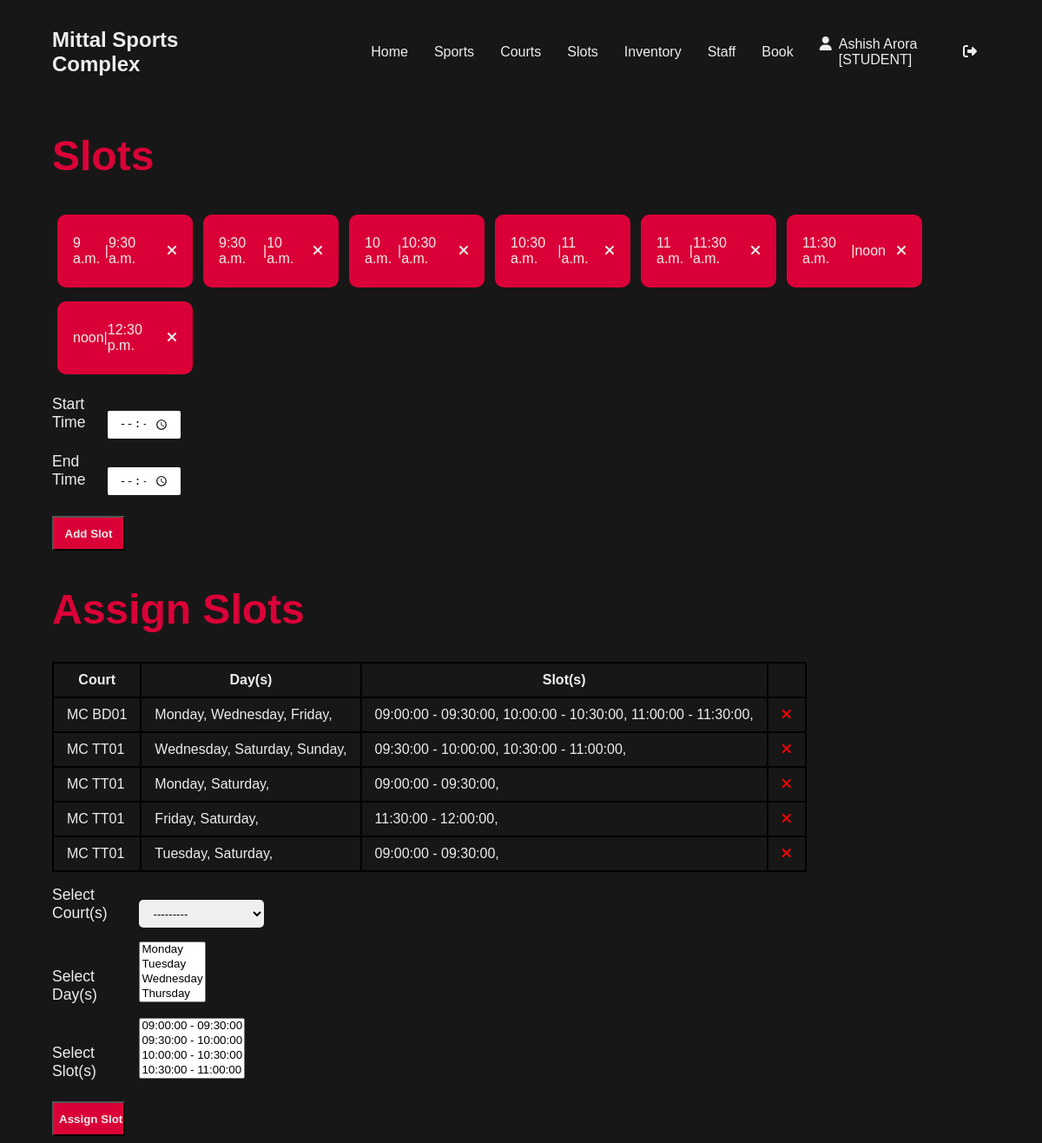
Screenshot of /slots (signed in) with the database file from the repository.
### Users/models.py (models this page shows, shortened)
class CustomUser(AbstractUser):
    username = models.CharField(max_length=11, primary_key=True)
    membershipcode = models.CharField(max_length=5, default="FREE")
    status = models.CharField(max_length=10, default="student")
    isAdmin = models.BooleanField(default=False)

### slots/models.py (models this page shows, shortened)
class Slots(models.Model):
    start_time = models.TimeField()
    end_time = models.TimeField()
    def __str__(self):
        return str(self.start_time) + " - " + str(self.end_time)

class Calendar(models.Model):
    court = models.ForeignKey(Courts, related_name="calendar", on_delete=models.CASCADE)
    slot = models.ManyToManyField(Slots, related_name="calendar")
    day = models.ManyToManyField(Days, related_name="calendar")
    date = models.DateField(null=True, blank= True)

class Days(models.Model):
    day = models.CharField(max_length=10)
    def __str__(self):
        return self.day

### courts/models.py (models this page shows)
class Courts(models.Model):
    courtname = models.CharField(max_length=12)
    courtlocation = models.CharField(max_length=60)
    sport = models.ForeignKey(Sports, related_name="courts", on_delete=models.CASCADE, null = True, blank = True)
    membership_req = models.CharField(max_length=5)
    def __str__(self):
        return self.courtname

### slots/views.py (the view, shortened to what this page needs)
# urls.py: path('slots', views.updateSlots, name="updateslots"),
def updateSlots(request):
    if request.user.isAdmin == False:
        return redirect('accessdenied')
    addslotform = forms.addSlot()
    makeCalendarform = forms.makeCalendar()
    allslots = Slots.objects.all()
    calendar = Calendar.objects.all()
    context = {'addslotform':addslotform, 'makecalendarform':makeCalendarform ,'allslots':allslots, 'calendar':calendar}
    return render(request, 'slots/updateSlots.html', context)

### slots/forms.py
class addSlot(ModelForm):
    start_time = forms.TimeField(widget=forms.widgets.TimeInput(attrs = {'type':'time'}))
    end_time = forms.TimeField(widget=forms.widgets.TimeInput(attrs = {'type':'time'}))
    class Meta:
        model = Slots
        fields = '__all__'

class makeCalendar(ModelForm):
    class Meta:
        model = Calendar
        fields = ['court', 'slot', 'day']

### slots/templates/slots/updateslots.html (shortened to what this page needs)
{% extends 'main.html' %}
{% block content %}
<div class = "container">
<h1 class = "subheading">Slots</h1>
<div class="slotgrid">
    {% for slot in allslots %}
    <div class="slotitem">
        <p>{{slot.start_time}}</p>
        <p>|</p>
        <p>{{slot.end_time}}</p>
        <a href="slots/{{slot.id}}"><i class="fa-solid fa-xmark" style="color: #EDEDED; margin-left: 1vw;"></i></a>
    </div>
    {% endfor %}
</div>
<form action="" method = "POST">
    <div class="slotfield">
        <label>Start Time</label>
        {{addslotform.start_time}}
    </div>
    <div class="slotfield">
        <label>End Time</label>
        {{addslotform.end_time}}
    </div>
    <input type="submit" value="Add Slot" class="submit">
</form>
<h1 class="subheading">Assign Slots</h1>
<table>
    <tr>
        <th>Court</th>
        <th>Day(s)</th>
        <th>Slot(s)</th>
        <th></th>
    </tr>
    {% for theday in calendar %}
    <tr>
        <td>{{theday.court}}</td>
        <td>
            {% for each in theday.day.all %}
            {{each}},
            {% endfor %}
        </td>
        <td>
            {% for each in theday.slot.all %}
            {{each}},
            {% endfor %}
        </td>
        <td><a href="calendar/{{theday.id}}"><i class="fa-solid fa-xmark" style="color:red"></i></a></td>
    </tr>
    {% endfor %}
</table>
<form action="" method = "POST">
    <div class="field calendarfield">
        <label>Select Court(s)</label>
        {{makecalendarform.court}}
    </div>
    <div class="calendarfield">
        <label>Select Day(s)</label>
        {{makecalendarform.day}}
    </div>
    <div class="calendarfield">
        <label>Select Slot(s)</label>
        {{makecalendarform.slot}}
    </div>
    <input type="submit" value="Assign Slot" class="submit">
</form>
</div>
{% endblock %}

### templates/main.html (shortened to what this page needs)
<!DOCTYPE html>
<html lang="en">
<head>
</head>
<body>
    {% load static %}
    <link rel="stylesheet" type="text/css" href="{% static 'main.css' %}">
    {% include 'navbar.html' %}
    {% block content %}
    {% endblock %}
</body>
</html>

### templates/navbar.html
<div class = "navbar">
<div><a href="/"><h2>Mittal Sports Complex</h2></a></div>
{% if request.user.is_authenticated %}
<div>
    <div><a href="{% url 'landing' %}">Home</a></div>
    <div><a href="{% url 'updatesports' %}">Sports</a></div>
    <div><a href="{% url 'updatecourts' %}">Courts</a></div>
    {% if request.user.status == "staff" or request.user.isAdmin %}
    <div><a href="{% url 'updateslots' %}">Slots</a></div>
    <div><a href="{% url 'updateinventory' %}">Inventory</a></div>
    {% endif %}
    {% if request.user.isAdmin %}
    <div><a href="{% url 'assignstaff' %}">Staff</a></div>
    {% endif %}
    <div><a href="{% url 'updatebooking' %}">Book</a></div>
    <div style="border: none;"> <i class="fa fa-user" aria-hidden="true"></i> {{request.user.first_name}} {{request.user.last_name}} [{{request.user.status.upper}}]</div>
    <div><a href="{% url 'logout' %}"><i class="fa-solid fa-right-from-bracket" style="margin-right: 0;"></i></a></div>
</div>
{% else %}
<div>
    <div><a href="{% url 'login' %}">Login</a></div>
</div>
{% endif %}
</div>

### static/main.css (style rules this page uses)
.navbar { display: flex; height: 15vh; justify-content: space-between; }
.navbar * { margin: 0; }
body { margin: 0; height: 100vh; width: 100vw; max-width: 100%; background: rgb(23,23,23); color: #EDEDED; font-family: 'Gill Sans', 'Gill Sans MT', Calibri, 'Trebuchet MS', sans-serif; }
a { color: inherit; text-decoration: none; }
.navbar i { margin-right:8px; }
.field { margin: 2vh auto; }
.field label { font-size: 1.1rem; margin-right: 0.5vw; width: 6vw; display: inline-block; text-align: left; }
.field input, .field select { width: 12vw; padding-left: 1vw; padding-right: 1vw; border: none; height: 4vh; border-radius: 5px; }
.slotgrid { width: 80vw; display: grid; grid-template-columns: auto auto auto auto auto auto; }
.slotfield { margin: 2vh auto; }
.slotfield label { font-size: 1.1rem; display: inline-block; text-align: left; width: 5vw; }
.calendarfield { margin: 2vh auto; }
.calendarfield label { font-size: 1.1rem; display: inline-block; text-align: left; width: 8vw; margin-right: 0; }
.slotfield input { width: 5vw; padding: 1vh 1vw; border:none; height: 2vh; border-radius: 2px; }
.slotitem { display: flex; justify-content: space-between; width: 10vw; height: auto; padding: 1vh 1.5vw; background-color: #DA0037; border-radius: 10px; align-items: center; margin: 1vh 0.5vw; }
.navbar div { vertical-align: middle; margin: auto 5vw; padding: 5px 0; display: inline-flex; }
.navbar div div { margin: auto 15px; }
.container { max-width: 90vw; margin: auto 5vw; margin-top: 2vh; }
.subheading { font-size: 3rem; color: #DA0037; }
.submit { background-color: #DA0037; color: #EDEDED; font-weight: 600; width: 7vw; height: 5vh; box-shadow: none; transition: ease 0.5s; margin: 1vh auto; }
table, th , td { border: 2px solid black; border-collapse: collapse; }
th, td { padding: 10px 15px; }

### rows the page displays
CustomUser: user.first_name "Ashish", user.last_name "Arora", user.status "STUDENT"
Slots: start_time "9 a.m.", end_time "9:30 a.m.", start_time+end_time "09:00:00 - 09:30:00"
Slots: start_time "9:30 a.m.", end_time "10 a.m.", start_time+end_time "09:30:00 - 10:00:00"
Slots: start_time "10 a.m.", end_time "10:30 a.m.", start_time+end_time "10:00:00 - 10:30:00"
Slots: start_time "10:30 a.m.", end_time "11 a.m.", start_time+end_time "10:30:00 - 11:00:00"
Slots: start_time "11 a.m.", end_time "11:30 a.m.", start_time+end_time "11:00:00 - 11:30:00"
Slots: start_time "11:30 a.m.", end_time "noon", start_time+end_time "11:30:00 - 12:00:00"
Slots: start_time "noon", end_time "12:30 p.m."
Calendar: court "MC BD01"
Days: day "Monday", day "Monday / Tuesday / Wednesday / Thursday"
Days: day "Wednesday"
Days: day "Friday"
Calendar: court "MC TT01"
Days: day "Saturday"
Days: day "Sunday"
Calendar: court "MC TT01"
Calendar: court "MC TT01"
Calendar: court "MC TT01"
Days: day "Tuesday"
